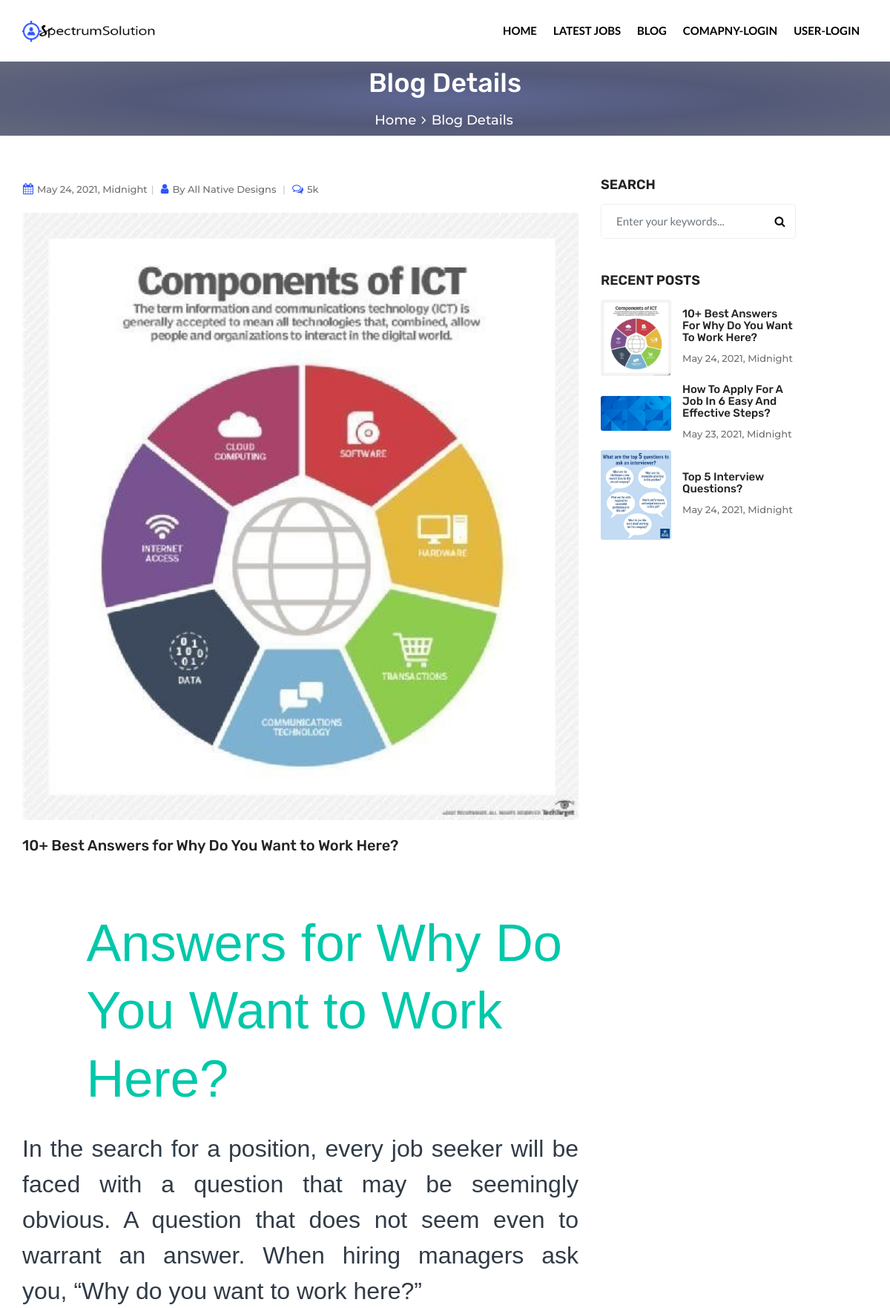
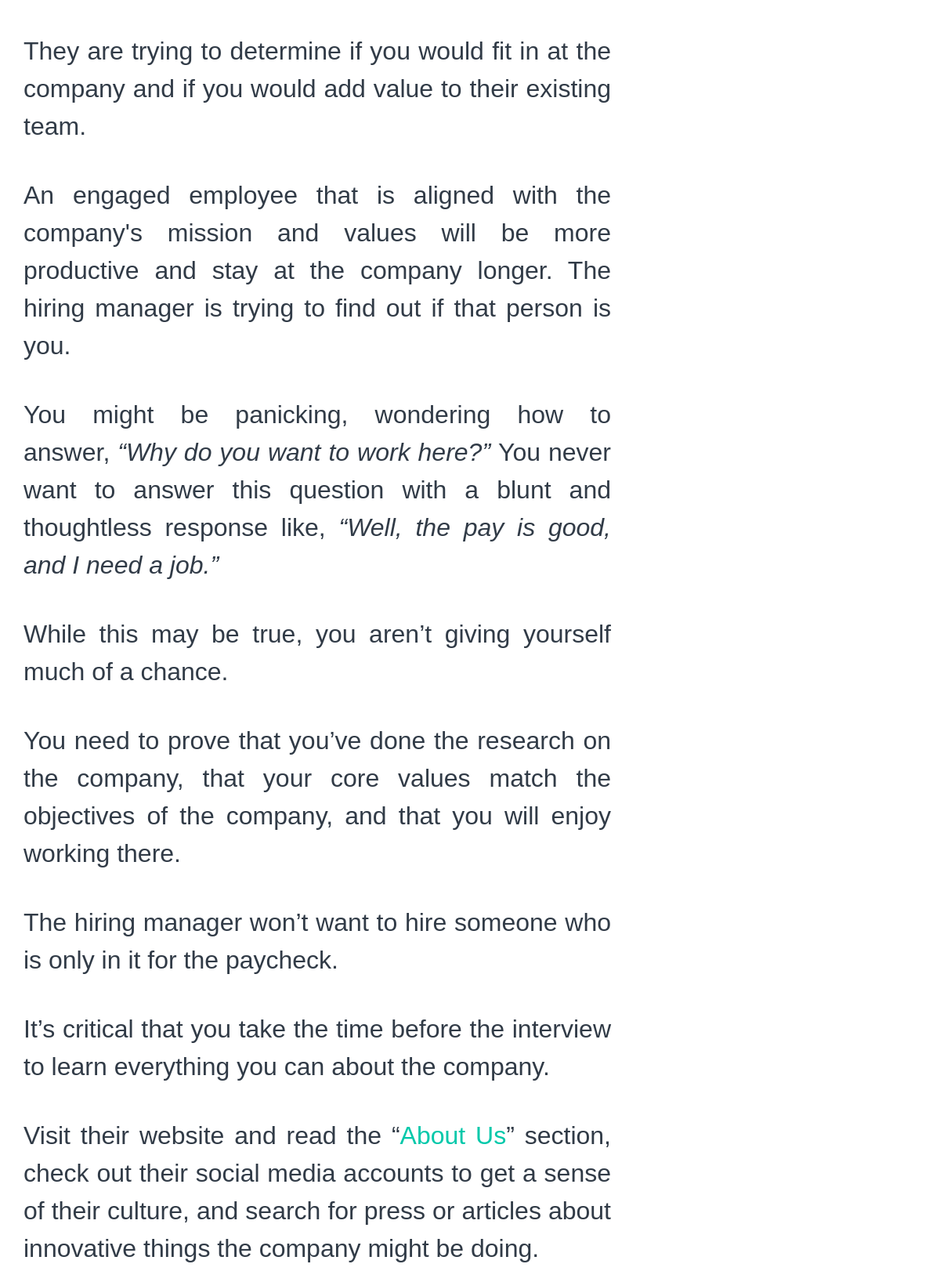
Page /blog/display-post/8/ (upper part) on the committed database (2 pictures, top to bottom).
### blog/models.py (models this page shows, shortened)
class post(models.Model):
    post_id= models.AutoField(primary_key=True)
    title = models.CharField(max_length=255 ,default="")
    author =models.ForeignKey(User, on_delete=models.CASCADE)
    slug = models.CharField(max_length=130)
    timeStamp = models.DateTimeField()
    thumbnail = models.ImageField(upload_to='shop/images', default="")
    status=models.BooleanField(default="False")
    content = HTMLField()
    acceptpost = AcceptedpostManager()
    objects =models.Manager()

### blog/views.py (the view)
# urls.py: path('display-post/<int:id>/' ,  views.post_detail,name="displaypost"),
def post_detail(request ,id):
    dataa = post.objects.get(post_id =id)
    datar = post.objects.filter().order_by('-post_id')[0:3]
    d={'i':dataa,'data1':datar}
    return render(request , 'blog/blog-details.html',d)

### blog/templates/blog/blog-details.html (shortened to what this page needs)
{% extends 'base.html'%}
{% block content%}
<div class="page-content bg-white">
    <div class="dez-bnr-inr overlay-black-middle" style="background-image:url(images/banner/bnr1.jpg);height:100px;">
        <div class="container">
            <div class="dez-bnr-inr-entry">
                <h1 class="text-white">Blog Details</h1>
                <div class="breadcrumb-row">
                    <ul class="list-inline">
                        <li><a href="/blog">Home</a></li>
                        <li>Blog Details</li>
                    </ul>
                </div>
            </div>
        </div>
    </div>
    <div class="content-area">
        <div class="container">
            <div class="row">
                <div class="col-lg-8 col-md-7 m-b10">
                    <div class="blog-post blog-single blog-style-1">
                        <div class="dez-post-meta">
                            <ul class="d-flex align-items-center">
                                <li class="post-date"><i class="fa fa-calendar"></i>{{i.timeStamp}}</li>
                                <li class="post-author"><i class="fa fa-user"></i>By <a href="#">{{i.author.username}}</a>
                                </li>
                                <li class="post-comment"><i class="fa fa-comments-o"></i><a href="#">5k</a></li>
                            </ul>
                        </div>
                        <div class="dez-post-media dez-img-effect zoom-slow m-t20"><a href="#"><img
                                src="{{i.thumbnail.url}}" alt=""></a></div>
                        <div class="dez-post-text">
                            <h5>{{i.title}}</h5>
                            <p>
                                 {% autoescape off%}
                                {{i.content}}
                                {% endautoescape%}
                            </p>
                        </div>
                    </div>
                            {% load social_share %}
                </div>
                <div class="col-lg-3 col-md-4 sticky-top">
                    <aside class="side-bar">
                        <div class="widget">
                            <h6 class="widget-title style-1">Search</h6>
                            <div class="search-bx style-1">
                                <form role="search" method="post" action="{% url 'postserch'%}">
                                    <div class="input-group">
                                        <input name="query" class="form-control" placeholder="Enter your keywords..."
                                               type="text">
                                        <span class="input-group-btn">
												<button type="submit" class="fa fa-search text-primary"></button>
                                            </span>
                                    </div>
                                </form>
                            </div>
                        </div>
                        <div class="widget recent-posts-entry">
                            <h6 class="widget-title style-1">Recent Posts</h6>
                            <div class="widget-post-bx">
                                {% for i in data1%}
                                <div class="widget-post clearfix">
                                    <div class="dez-post-media"><img src="{{i.thumbnail.url}}" width="200"
                                                                     height="143" alt=""></div>
                                    <div class="dez-post-info">
                                        <div class="dez-post-header">
                                            <h6 class="post-title"><a href="#">{{i.title}}</a></h6>
                                        </div>
                                        <div class="dez-post-meta">
                                            <ul class="d-flex align-items-center">
                                                <li class="post-date">{{i.timeStamp}}</li>
                                            </ul>
                                        </div>
                                    </div>
                                </div>
                                {%endfor%}
                            </div>
                        </div>
                    </aside>
                </div>
            </div>
        </div>
    </div>
</div>
</div>
{% endblock%}

### job/static/css/templete.css (style rules this page uses)
.blog-style-1 .dez-post-meta { margin-bottom: 10px; padding:25px 5px 0; }

### rows in the picture
post: timeStamp "May 24, 2021, Midnight", author.username "All Native Designs", thumbnail (picture), title "10+ Best Answers for Why Do You Want to Work Here?", content "Answers for Why Do You Want to Work Here? In the search for a position, every job seeker will be faced with a question that may be seemingly obvious. A question that does not seem even to warrant an answer. When hiring managers ask you, “Why do you want to work here?” They are trying to determine if you would fit in at the company and if you would add value to their existing team. An engaged employee that is aligned with the company's mission and values will be more productive and stay at the company longer. The hiring manager is trying to find out if that person is you. You might be panicking, wondering how to answer, “Why do you want to work here?” You never want to answer this question…", title "10+ Best Answers For Why Do You Want To Work Here?"
post: thumbnail (picture), title "How To Apply For A Job In 6 Easy And Effective Steps?", timeStamp "May 23, 2021, Midnight"
post: thumbnail (picture), title "Top 5 Interview Questions?", timeStamp "May 24, 2021, Midnight"
